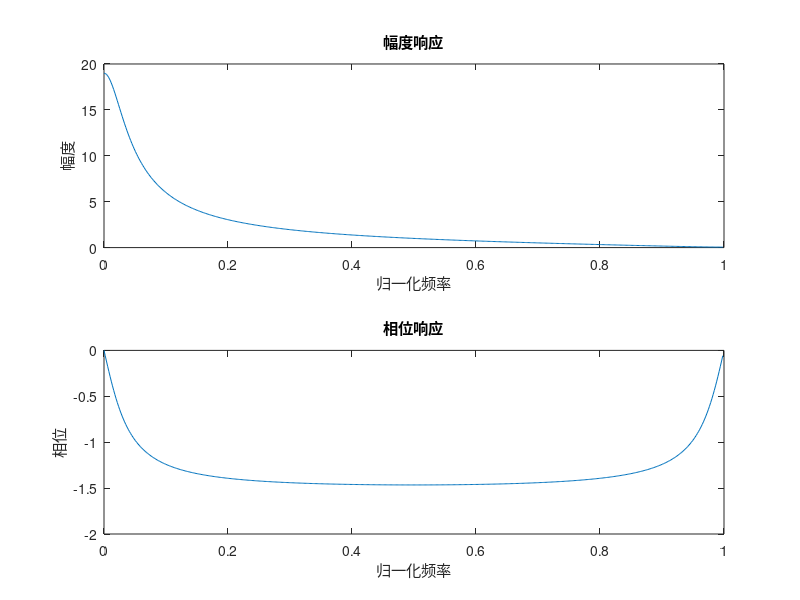
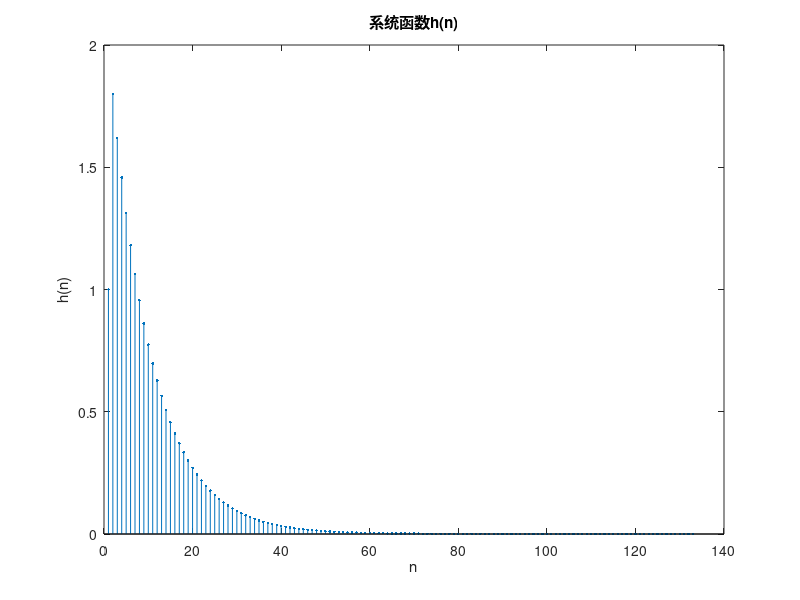
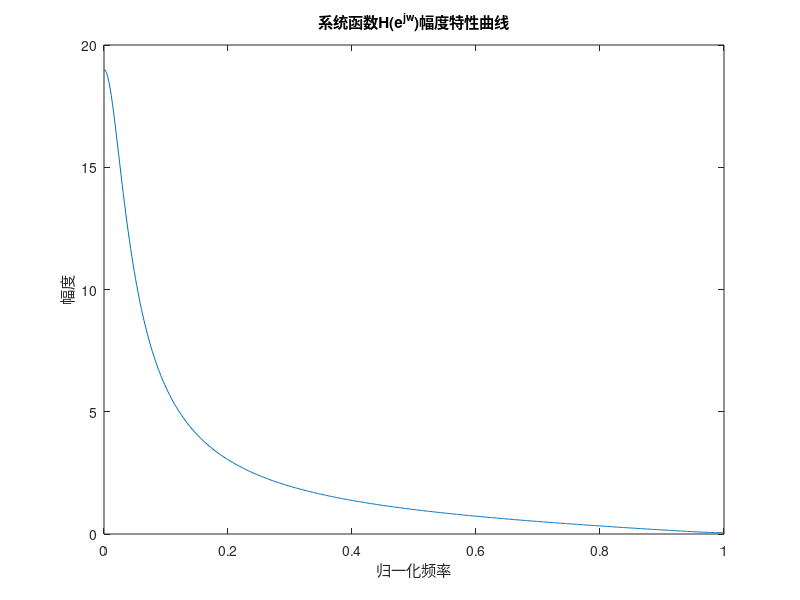

MATLAB code to generate these figures, in order:
close all;
clc;
clear ;
B=[1,0.9];A=[1,-0.9];
%绘制系统函数H(z)的幅度和相位
[H,w]=freqz(B,A,512);
figure(1);
subplot(2,1,1);
plot(w/pi,abs(H));
title('幅度响应');
xlabel('归一化频率');
ylabel('幅度');
subplot(2,1,2);
plot(w/pi,angle(H));
title('相位响应');
xlabel('归一化频率');
ylabel('相位');
%绘制系统函数h(n)
figure(2)
h=impz(B,A);
stem(h,'.')
title('系统函数h(n)')
xlabel('n')
ylabel('h(n)')
%绘制系统函数H(e^jw)幅度特性曲线
figure(3)
plot(w/pi,abs(H))
title('系统函数H(e^j^w)幅度特性曲线')
xlabel('归一化频率')
ylabel('幅度')



